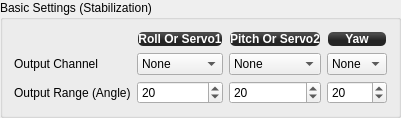
            <widget class="QGroupBox" name="groupBox_5">
             <property name="sizePolicy">
              <sizepolicy hsizetype="Preferred" vsizetype="Preferred">
               <horstretch>0</horstretch>
               <verstretch>0</verstretch>
              </sizepolicy>
             </property>
             <property name="minimumSize">
              <size>
               <width>0</width>
               <height>110</height>
              </size>
             </property>
             <property name="maximumSize">
              <size>
               <width>16777215</width>
               <height>16777215</height>
              </size>
             </property>
             <property name="title">
              <string>Basic Settings (Stabilization)</string>
             </property>
             <layout class="QGridLayout" name="gridLayout_9">
              <item row="2" column="3">
               <widget class="QSpinBox" name="yawOutputRange">
                <property name="focusPolicy">
                 <enum>Qt::StrongFocus</enum>
                </property>
                <property name="toolTip">
                 <string>Camera yaw angle for 100% output value, deg.

This value should be tuned for particular gimbal and servo. You also
have to define channel output range using Output configuration tab.</string>
                </property>
                <property name="maximum">
                 <number>180</number>
                </property>
                <property name="value">
                 <number>20</number>
                </property>
                <property name="objrelation" stdset="0">
                 <stringlist>
                  <string>objname:CameraStabSettings</string>
                  <string>fieldname:OutputRange</string>
                  <string>element:Yaw</string>
                  <string>haslimits:no</string>
                  <string>scale:1</string>
                  <string>buttongroup:1</string>
                 </stringlist>
                </property>
               </widget>
              </item>
              <item row="2" column="2">
               <widget class="QSpinBox" name="pitchOutputRange">
                <property name="focusPolicy">
                 <enum>Qt::StrongFocus</enum>
                </property>
                <property name="toolTip">
                 <string>Camera pitch angle for 100% output value, deg.

This value should be tuned for particular gimbal and servo. You also
have to define channel output range using Output configuration tab.</string>
                </property>
                <property name="maximum">
                 <number>180</number>
                </property>
                <property name="value">
                 <number>20</number>
                </property>
                <property name="objrelation" stdset="0">
                 <stringlist>
                  <string>objname:CameraStabSettings</string>
                  <string>fieldname:OutputRange</string>
                  <string>element:Pitch</string>
                  <string>haslimits:no</string>
                  <string>scale:1</string>
                  <string>buttongroup:1</string>
                 </stringlist>
                </property>
               </widget>
              </item>
              <item row="2" column="1">
               <widget class="QSpinBox" name="rollOutputRange">
                <property name="focusPolicy">
                 <enum>Qt::StrongFocus</enum>
                </property>
                <property name="toolTip">
                 <string>Camera roll angle for 100% output value, deg.

This value should be tuned for particular gimbal and servo. You also
have to define channel output range using Output configuration tab.</string>
                </property>
                <property name="maximum">
                 <number>180</number>
                </property>
                <property name="value">
                 <number>20</number>
                </property>
                <property name="objrelation" stdset="0">
                 <stringlist>
                  <string>objname:CameraStabSettings</string>
                  <string>fieldname:OutputRange</string>
                  <string>element:Roll</string>
                  <string>haslimits:no</string>
                  <string>scale:1</string>
                  <string>buttongroup:1</string>
                 </stringlist>
                </property>
               </widget>
              </item>
              <item row="1" column="3">
               <widget class="QComboBox" name="yawChannel">
                <property name="focusPolicy">
                 <enum>Qt::StrongFocus</enum>
                </property>
                <property name="toolTip">
                 <string>Yaw output channel for camera gimbal</string>
                </property>
                <item>
                 <property name="text">
                  <string>None</string>
                 </property>
                </item>
               </widget>
              </item>
              <item row="1" column="2">
               <widget class="QComboBox" name="pitchChannel">
                <property name="focusPolicy">
                 <enum>Qt::StrongFocus</enum>
                </property>
                <property name="toolTip">
                 <string>Pitch output channel for camera gimbal</string>
                </property>
                <item>
                 <property name="text">
                  <string>None</string>
                 </property>
                </item>
               </widget>
              </item>
              <item row="1" column="1">
               <widget class="QComboBox" name="rollChannel">
                <property name="focusPolicy">
                 <enum>Qt::StrongFocus</enum>
                </property>
                <property name="toolTip">
                 <string>Roll output channel for camera gimbal</string>
                </property>
                <item>
                 <property name="text">
                  <string>None</string>
                 </property>
                </item>
               </widget>
              </item>
              <item row="1" column="0">
               <widget class="QLabel" name="label_42">
                <property name="text">
                 <string>Output Channel</string>
                </property>
               </widget>
              </item>
              <item row="2" column="0">
               <widget class="QLabel" name="label_43">
                <property name="text">
                 <string>Output Range (Angle)</string>
                </property>
               </widget>
              </item>
              <item row="0" column="3">
               <widget class="QLabel" name="label_44">
                <property name="minimumSize">
                 <size>
                  <width>0</width>
                  <height>16</height>
                 </size>
                </property>
                <property name="maximumSize">
                 <size>
                  <width>16777215</width>
                  <height>16</height>
                 </size>
                </property>
                <property name="styleSheet">
                 <string notr="true">background-color: qlineargradient(spread:reflect, x1:0.507, y1:0, x2:0.507, y2:0.772, stop:0.208955 rgba(74, 74, 74, 255), stop:0.78607 rgba(36, 36, 36, 255));
color: rgb(255, 255, 255);
border-radius: 5;
font: bold 12px;
margin:1px;</string>
                </property>
                <property name="text">
                 <string>Yaw</string>
                </property>
                <property name="alignment">
                 <set>Qt::AlignCenter</set>
                </property>
               </widget>
              </item>
              <item row="0" column="2">
               <widget class="QLabel" name="label_45">
                <property name="minimumSize">
                 <size>
                  <width>0</width>
                  <height>16</height>
                 </size>
                </property>
                <property name="maximumSize">
                 <size>
                  <width>16777215</width>
                  <height>16</height>
                 </size>
                </property>
                <property name="styleSheet">
                 <string notr="true">background-color: qlineargradient(spread:reflect, x1:0.507, y1:0, x2:0.507, y2:0.772, stop:0.208955 rgba(74, 74, 74, 255), stop:0.78607 rgba(36, 36, 36, 255));
color: rgb(255, 255, 255);
border-radius: 5;
font: bold 12px;
margin:1px;</string>
                </property>
                <property name="text">
                 <string>Pitch Or Servo2</string>
                </property>
                <property name="alignment">
                 <set>Qt::AlignCenter</set>
                </property>
               </widget>
              </item>
              <item row="0" column="1">
               <widget class="QLabel" name="label_46">
                <property name="minimumSize">
                 <size>
                  <width>0</width>
                  <height>16</height>
                 </size>
                </property>
                <property name="maximumSize">
                 <size>
                  <width>16777215</width>
                  <height>16</height>
                 </size>
                </property>
                <property name="styleSheet">
                 <string notr="true">background-color: qlineargradient(spread:reflect, x1:0.507, y1:0, x2:0.507, y2:0.772, stop:0.208955 rgba(74, 74, 74, 255), stop:0.78607 rgba(36, 36, 36, 255));
color: rgb(255, 255, 255);
border-radius: 5;
font: bold 12px;
margin:1px;</string>
                </property>
                <property name="text">
                 <string>Roll Or Servo1</string>
                </property>
                <property name="alignment">
                 <set>Qt::AlignCenter</set>
                </property>
               </widget>
              </item>
             </layout>
            </widget>
